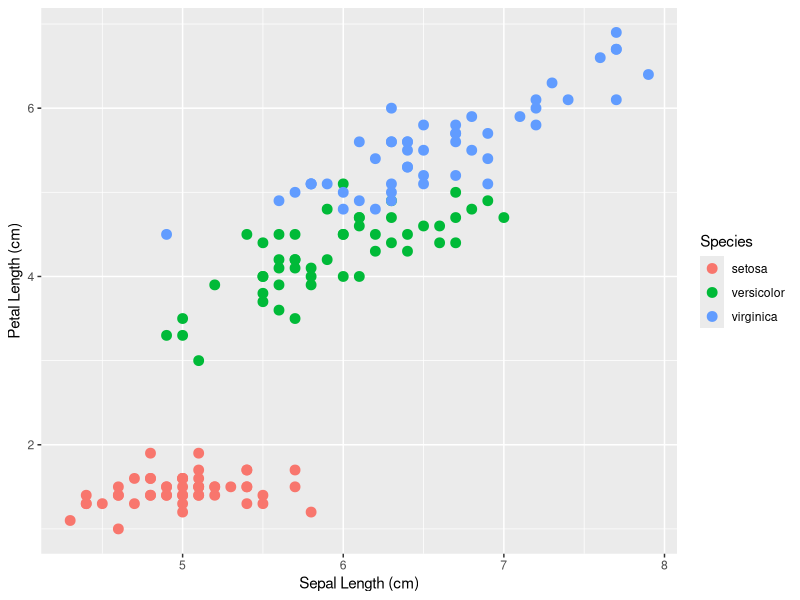
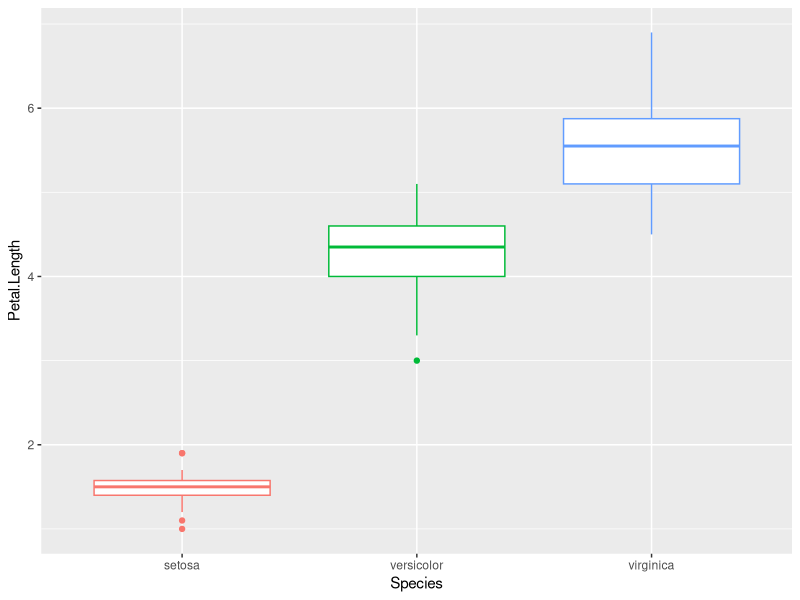
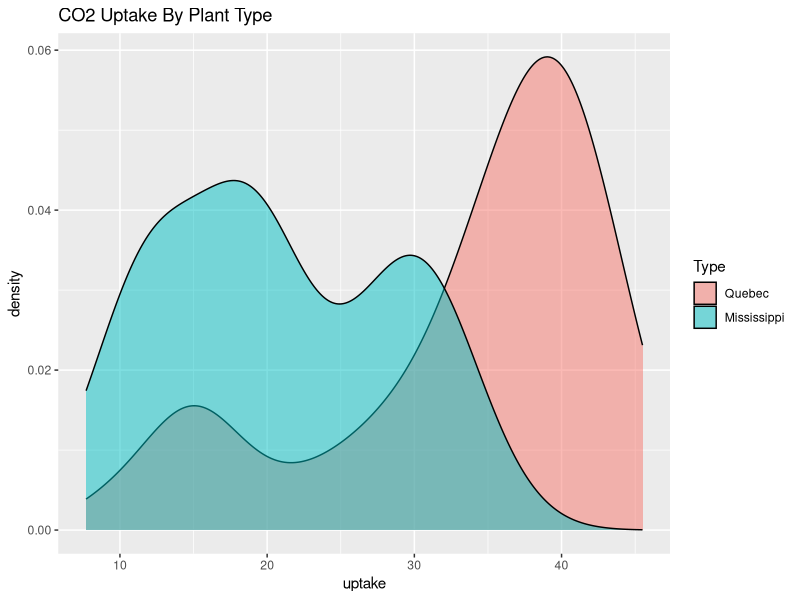
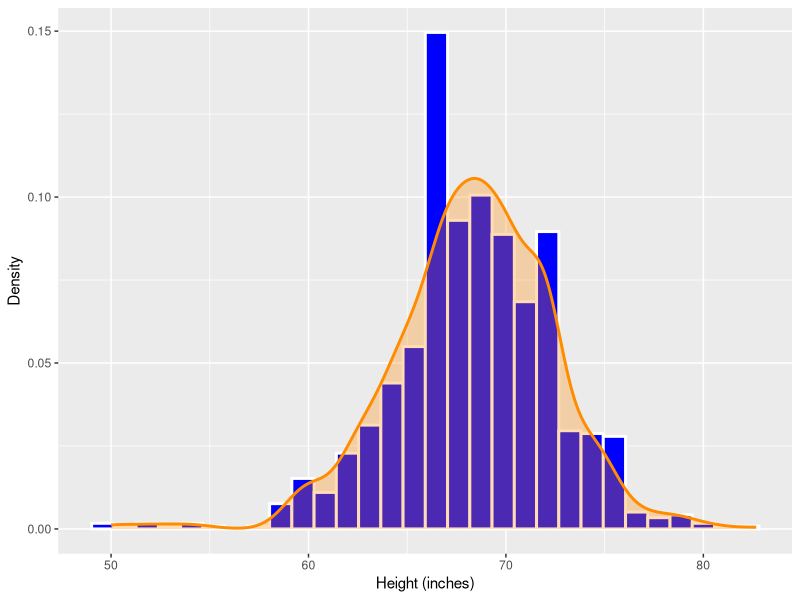

Generate these figures, in order, with R:
## ---- chunk 1
#| warning: FALSE
library(dplyr)
library(dslabs)
library(ggplot2)
## ---- chunk 2
# ⚡ Code
Pretty_Flowers <- iris %>% 
  ggplot(aes(x = Sepal.Length, y = Petal.Length, color = Species)) +
  geom_point(size = 3) +
  xlab("Sepal Length (cm)") +
  ylab("Petal Length (cm)")
## ---- chunk 3
# ✅ Checks
class(Pretty_Flowers)
Pretty_Flowers
## ---- chunk 4
# ⚡ Code
Petal_Spread <- iris %>% 
  ggplot(aes(x = Species, y = Petal.Length, color = Species)) +
  geom_boxplot(show.legend = FALSE)
## ---- chunk 5
# ✅ Checks
class(Petal_Spread)
Petal_Spread
## ---- chunk 6
# ⚡ Code
CO2_Graph <- CO2 %>% 
  ggplot(aes(x = uptake, fill = Type)) +
  geom_density(alpha = 0.5) +
  ggtitle("CO2 Uptake By Plant Type")
## ---- chunk 7
# ✅ Checks
class(CO2_Graph)
CO2_Graph
## ---- chunk 8
# ⚡ Code
Tall_Density <- heights %>% 
  ggplot(aes(x = height)) +
  geom_histogram(aes(y = after_stat(density)),
                 size = 1,
                 fill = "blue",
                 color = "white") +
 geom_density(color = "darkorange",
            fill = "darkorange",
            alpha = 0.3,
            size = 1) +
  xlab("Height (inches)") +
  ylab("Density")
## ---- chunk 9
# ✅ Checks
class(Tall_Density)
Tall_Density
